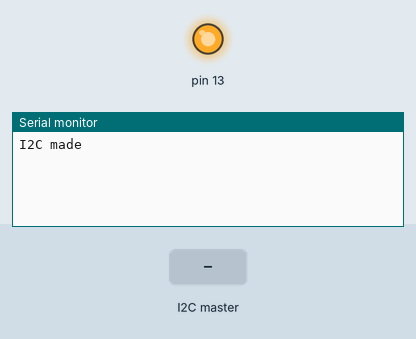
Simulated run of this sketch. Board: Arduino Uno, built with avr-gcc and run on an emulated ATmega328P. On the bench: output pins drawn as LEDs (lit = HIGH), the last lines printed to the serial monitor. Inputs (shaded band) come from the test bench.

Above: at 4.2 s.
4.3 s: the I2C master sends "#"
At 5.4 s:
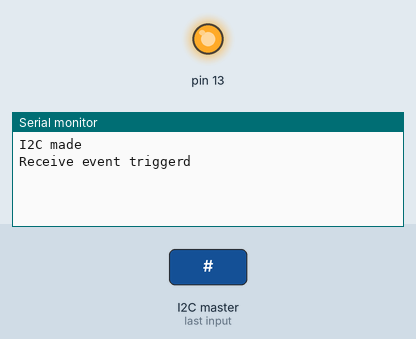
5.8 s: the I2C master sends "@"
At 6.3 s:
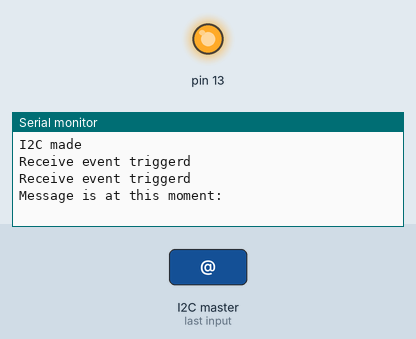

Measured:
- after the input at 4.3 s, the serial monitor: prints a new line at once (image 1)
- after the input at 5.8 s, the serial monitor: prints a new line at once (image 2)

The sketch:

i2c_slave.ino
```cpp
#include <Arduino.h>
#include "I2C.h"

#define ID 3

Communication* COM;

void setup() {
  Serial.begin(9600);
  delay(3000);
  COM = new I2C(ID);
  COM->Begin();
  pinMode(13, OUTPUT);
  digitalWrite(13, HIGH);

}

void loop() {
  COMMANDS rv = COM->readCommand(ID);
  switch (rv)
  {
    case pulse:
      Serial.println("Received a pulse");
      break;
    case flash:
      Serial.println("Received flash");
      break;
  }
  delay(1);
}
```

Communication.cpp
```cpp
#include "Communication.h"

String Communication::_format(String message)
{
  String temp = "#";
  temp.concat(message);
  temp.concat('@');
  return temp;
}

COMMANDS Communication::checkProtocol(String message)
{
  COMMANDS rv = error;
  if(message == "pulse")
  {
    rv = pulse;
  }
  else if(message == "flash")
  {
    rv = flash;
  }
  else if(message == "backward")
  {
    rv = backward;
  }
  else if(message == "rest")
  {
    rv = rest;
  }
  message = "";
  return rv;
}
```

Communication.h
```cpp
#pragma once

#include <Arduino.h>

enum COMMANDS {
  error,
  pulse,
  flash,
  backward,
  rest
};

class Communication
{
  public:

    virtual void Begin() = 0;
    virtual COMMANDS readCommand(int id) = 0;
    virtual int sendCommand(int id, String message) = 0;

    String _format(String message);
    COMMANDS checkProtocol(String message);
};
```

I2C.cpp
```cpp
#include "I2C.h"

String receivedMessage;
boolean received;

void receiveEvent(int howMany);

I2C::I2C(int id)
{
  this->id = id;
  receivedMessage = "";
  received = false;
  Serial.println("I2C made");
}

I2C::~I2C(void)
{

}

void I2C::Begin()
{
  Wire.begin(id);
  Wire.onReceive(receiveEvent);
}

COMMANDS I2C::readCommand(int id)
{
  COMMANDS rv = error;
  if (received)
  {
    Serial.print("Message is at this moment: ");
    Serial.println(receivedMessage);
    rv = checkProtocol(receivedMessage);
    received = false;
    receivedMessage = "";
  }
  return rv;
}

int I2C::sendCommand(int id, String message)
{
  int rv = 0;
  char _buffer[32];
  String temp = _format(message);
  temp.toCharArray(_buffer, 32);

  Wire.beginTransmission(id);
  Wire.write(_buffer);
  Wire.endTransmission();
  return rv;
}

void receiveEvent(int howMany)
{
  bool _command = false;
  String msg = "";
  int _readByte = 0;
  char _receivedChar = 0;
  Serial.println("Receive event triggerd");
  while (Wire.available() > 0)
  {
    _readByte = Wire.read();
    _receivedChar = (char) _readByte;
    if (_receivedChar == '#')
    {
      _command = true;
      msg = "";
    }
    else if (_receivedChar == '@')
    {
      _command = false;
      receivedMessage = msg;
      received = true;
    }
    else if (_command == true)
    {
      msg = msg + _receivedChar;
    }
  }
}
```

I2C.h
```cpp
#pragma once

#include <Arduino.h>
#include <Wire.h>
#include "Communication.h"

class I2C : public Communication
{
  private:
    int id;

  public:
    I2C(int id);
    ~I2C(void);

    void Begin();
    COMMANDS readCommand(int id);
    int sendCommand(int id, String message);
};
```
